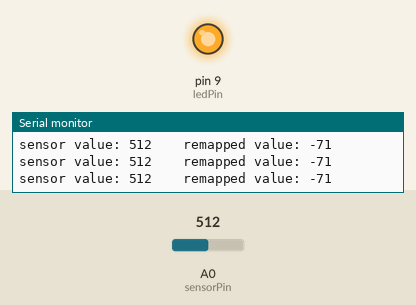
A sketch run on a simulated Arduino Uno, built with avr-gcc and run on an emulated ATmega328P. Parts: output pins drawn as LEDs (lit = HIGH), the last lines printed to the serial monitor. Inputs (shaded band) come from the test bench; at power-on: A0 (sensorPin) = 512.

Above: at 1.2 s.
1.3 s: A0 (sensorPin) set to 122
At 2.3 s:
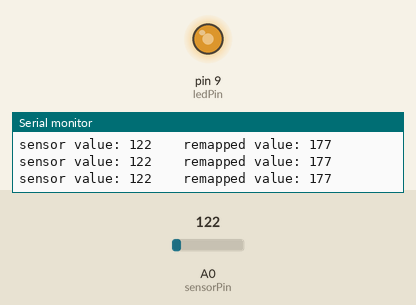
2.9 s: A0 (sensorPin) set to 0
At 3.7 s:
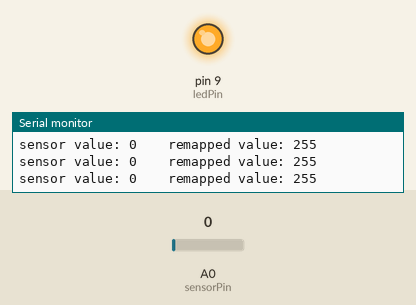
Timing chart, 0 to 5.9 s (numbered marks = the images above; inputs shaded):
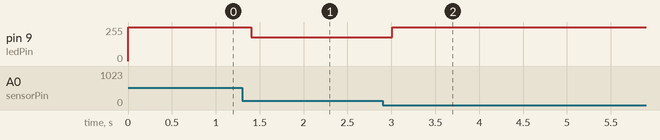

Measured:
- after the input at 1.3 s, pin 9 (ledPin): 255/255 → 177/255 after 0.11 s
- after the input at 2.9 s, pin 9 (ledPin): 177/255 → 255/255 after 0.11 s

The sketch:

_3_photoresistor.ino
```cpp
// (licence header left out)
//connected pins
const int sensorPin = 0;
const int ledPin = 9;
//variables
int sensorValue = 0;
int sensorMap = 0;

//the setup routine runs once
void setup()
{
  Serial.begin(9600); //begin serial communication at 9600 baud rate
}

// the loop routine runs over and over
void loop()
{
  sensorValue = analogRead(sensorPin); //store the sensor value
  sensorMap = map (sensorValue, 400, 0, 0, 255); //remap the value of the sensor to the value of the LED
  analogWrite(ledPin, sensorMap); //apply the remapped value to the LED
  //display the desired information on the Serial Monitor
  Serial.print("sensor value: ");
  Serial.print(sensorValue);
  Serial.print("    ");
  Serial.print("remapped value: ");
  Serial.println(sensorMap);
  //wait 200 milliseconds seconds
  delay(200);
}
```
